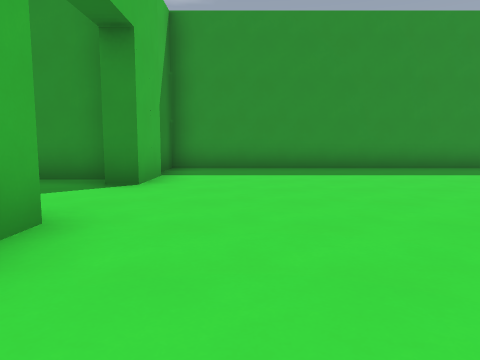
View 1 (above)

24 first-person views from a walk through a 3-D level made in the Godot game engine. The camera is 1.2 m above the floor, tilts 6° down and sees 70° across. The floor is counted in squares, 2 m on a side. Each view is taken from the middle of a square. On the plan, view 1 faces up. The plan holds only what a view shows up to about 10 squares ahead; the rest is blank. The place goes on beyond the plan. Characters and animated objects are left out. Surface patterns are stand-ins for the level's own textures.

View 2
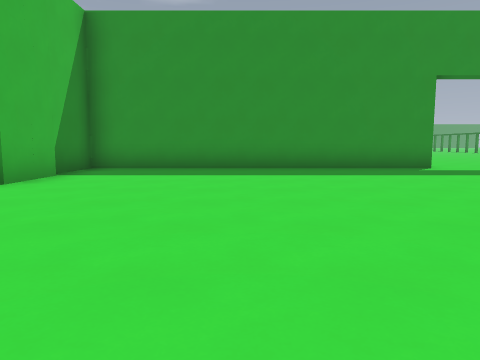

View 3
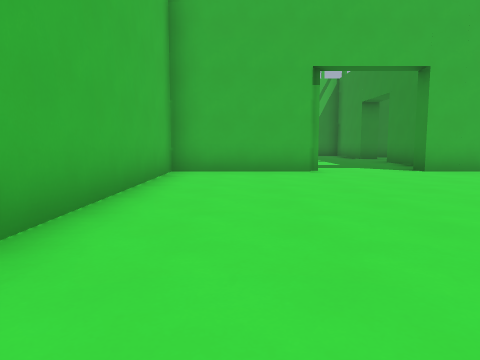

View 4
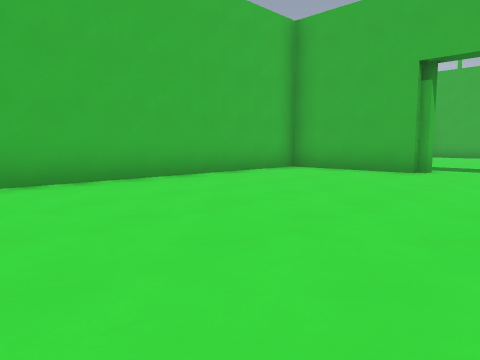

View 5
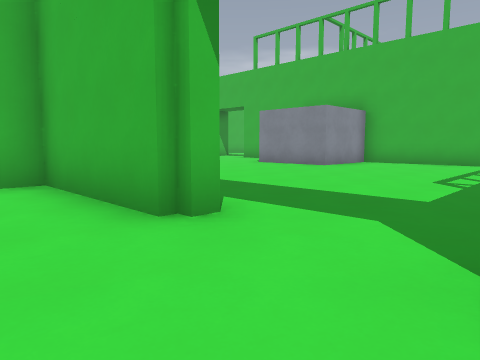

View 6
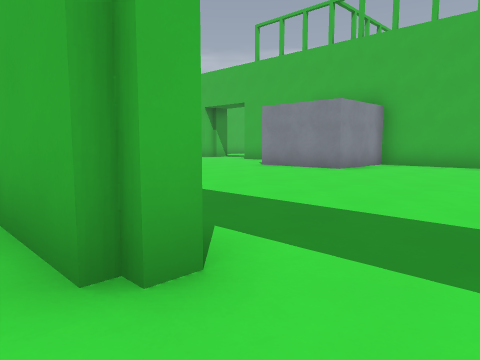

View 7
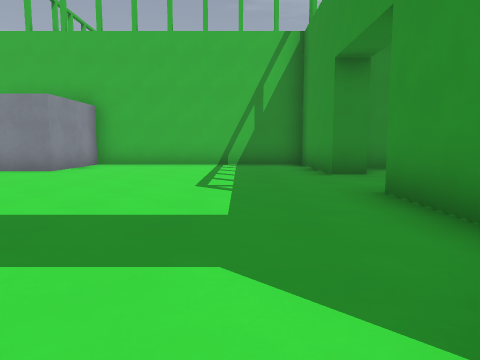

View 8
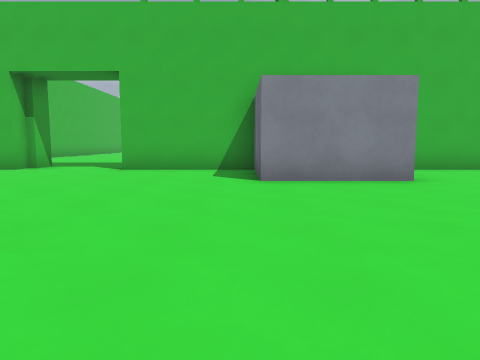

View 9
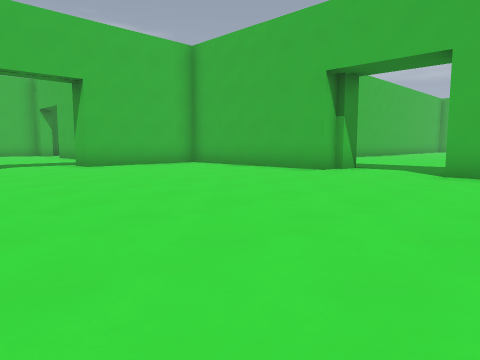

View 10
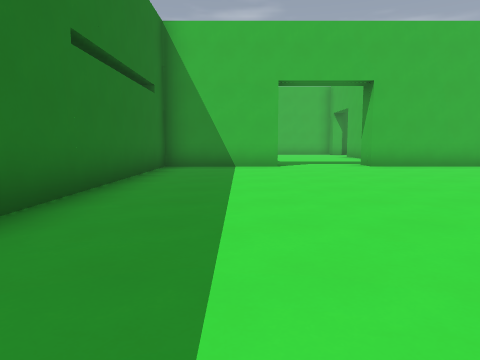

View 11
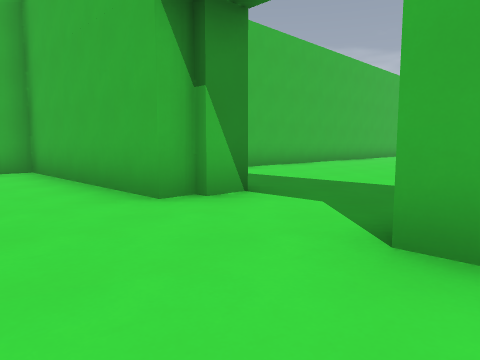

View 12
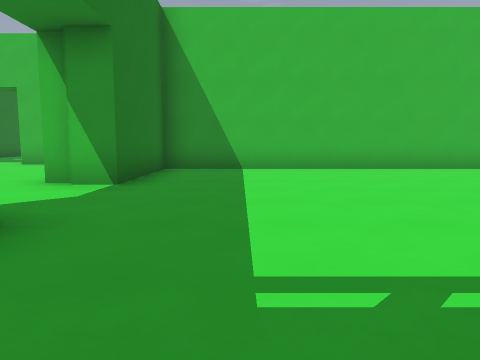

View 13
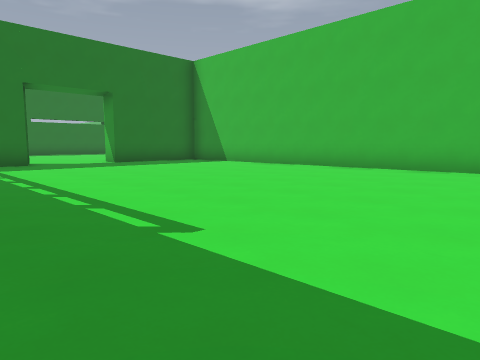

View 14
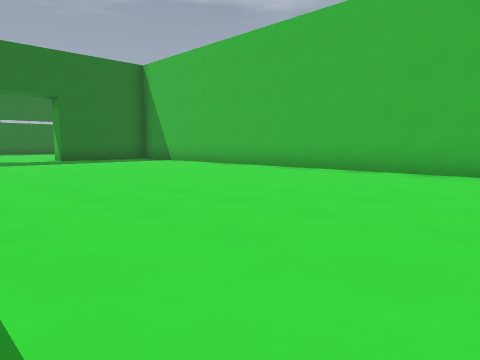

View 15
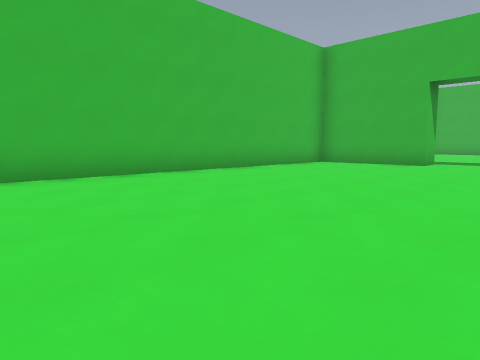

View 16
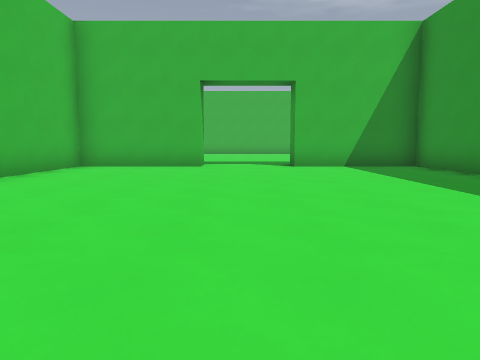

View 17
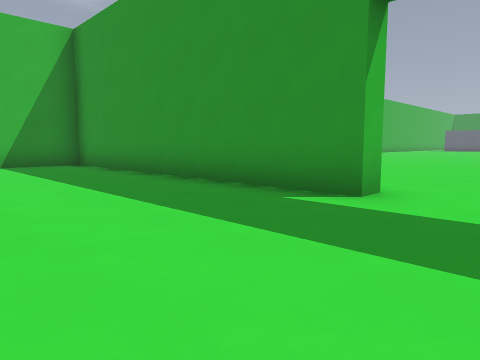

View 18
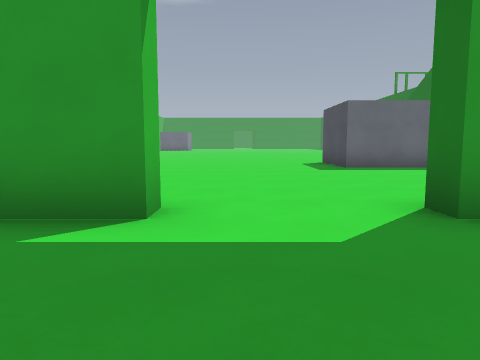

View 19
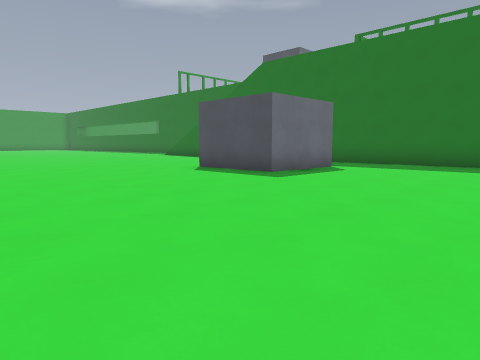

View 20
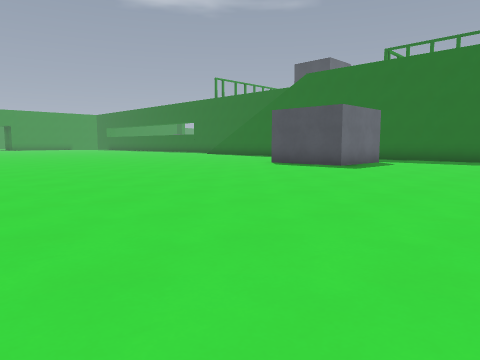

View 21
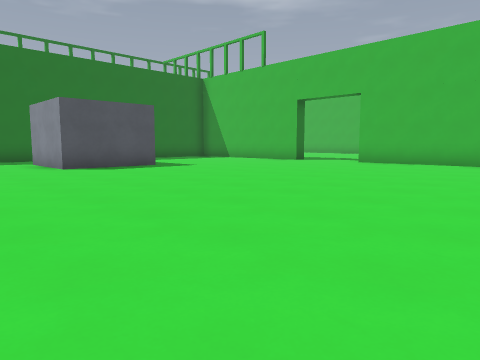

View 22
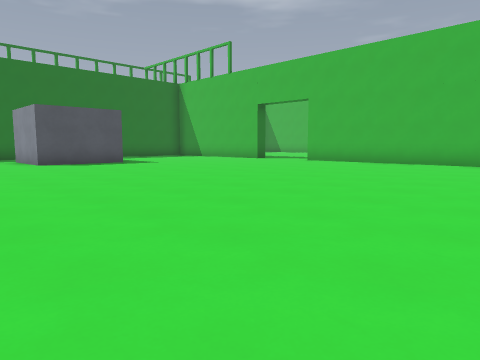

View 23
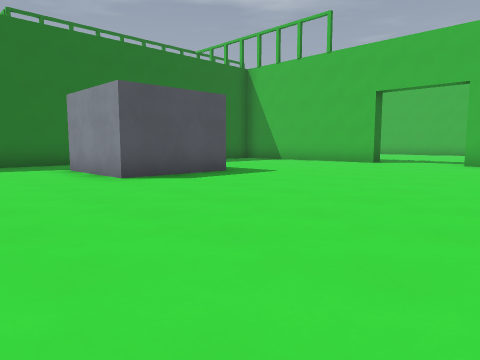

View 24
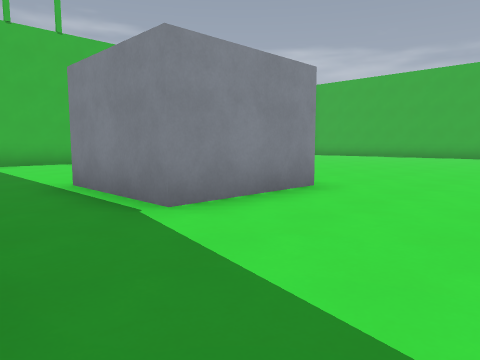

### Floor plan
Points are (right, up) in squares from view 1. A wall is a line through its corners. A room is listed if a view was taken in it or the views show most of it. See-through windows are left out.
Room 1 (views 1, 2, 3, 4, 5, 6, 7)
walls: (-1.5, 2.8) (-1.5, -0.5) (5.1, -0.5); (-1.5, 6.5) (-1.5, 5.1); (6.5, 8.5) (-1.7, 8.5) (-1.7, 6.8)
ways out: opening at (-1, 4) to room 2
Room 2 (views 8, 9, 10, 11, 12, 13, 14, 15, 16, 17, 18, 19, 20, 21, 22, 23, 24)
walls: (-16.8, 3.7) (-19.3, 3.7) (-19.3, 6.2) (-16.8, 6.2) (-16.8, 3.7); (-11, -0.2) (-8.6, -0.2) (-8.6, -2.7) (-10.8, -2.7); (-11.6, -8.2) (-11, -8.2) (-11, -13.2) (-7.5, -13.2) (-7.5, -14); (-28.1, -1.8) (-22.7, -1.8) (-22.7, -2.3) (-31.2, -2.3) (-31.2, -5.5) (-32, -5.5); (-2.1, 2.8) (-1.5, 2.8); (-2.2, 5.8) (-5.2, 5.8); (-1.5, 5.1) (-2, 5.1); (-5.1, -13.2) (-2, -13.2) (-2, -6.7); (-32, -8) (-31.2, -8) (-31.2, -11.3) (-12.2, -11.3) (-12.2, -8) (-11.5, -8)
ways out: opening at (-1, 4) to room 1; opening at (-6.5, -13.5)

Positions as (right, up) in squares from view 1, and headings:
1: (0, 0), facing up
2: (2, 0), facing up
3: (6, 1), facing left
4: (6, 5), facing down-left
5: (0, 5), facing down-left
6: (-1, 4), facing down-left
7: (-1, 4), facing left
8: (-3, -3), facing left
9: (-4, -4), facing down-left
10: (-4, -4), facing down
11: (-9, -5), facing down-left
12: (-14, -3), facing down
13: (-23, -3), facing down-right
14: (-25, -4), facing down-right
15: (-21, -5), facing down-left
16: (-22, -7), facing left
17: (-21, -6), facing up-left
18: (-22, -5), facing up
19: (-25, -1), facing up-right
20: (-28, -1), facing up-right
21: (-28, 9), facing down-right
22: (-30, 9), facing down-right
23: (-25, 9), facing down-right
24: (-15, 9), facing down-left
